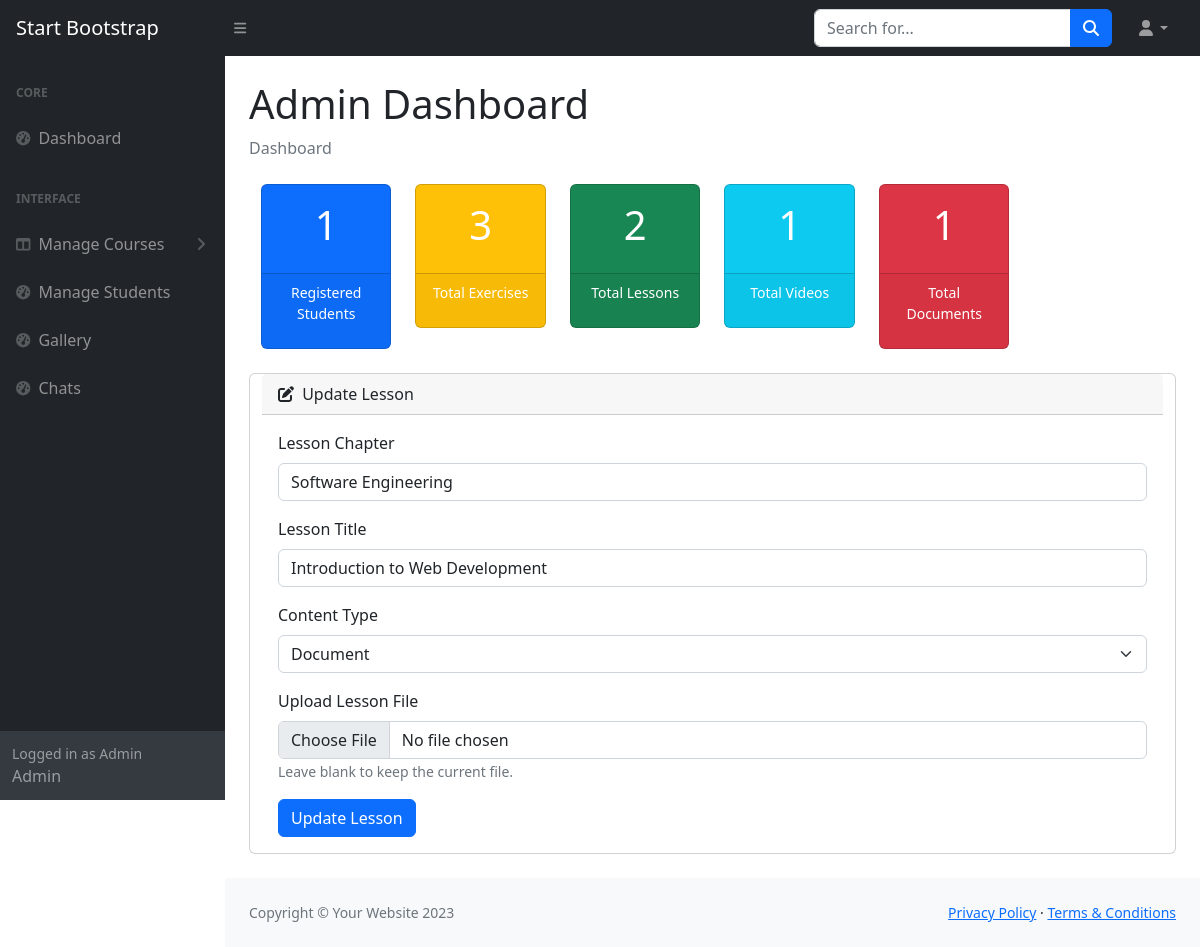
The app's page /admin/edit_lesson.php?q=edie&id=1 with its own data.
### tables this page shows
CREATE TABLE `tbllesson` (
  `LessonID` int(11) NOT NULL,
  `LessonChapter` varchar(90) NOT NULL,
  `LessonTitle` varchar(90) NOT NULL,
  `FileLocation` text NOT NULL,
  `Category` varchar(90) NOT NULL
);

### admin/classes/Courses.php (called while the page is built, shortened)
<?php
class Course
{
    private $conn;
    public function __construct()
    {
        include '../config/dbcon.php';
        $this->conn = $conn;
    }
    public function fetchLessonByID($lessonID)
    {
        $stmt = $this->conn->prepare("SELECT * FROM tbllesson WHERE LessonID = ?");
        $stmt->bind_param("i", $lessonID);
        if ($stmt->execute()) {
            $result = $stmt->get_result();
            return $result->fetch_assoc();
        } else {
            throw new Exception("Failed to fetch lesson: " . $this->conn->error);
        }
    }
}

### admin/edit_lesson.php (the view, shortened to what this page needs)
<?php
include_once './admin_includes/header.php';
include_once './admin_includes/aside.php';
include_once './admin_includes/action_buttons.php';
include_once 'classes/Courses.php';
$course = new Course();
if (isset($_GET['id'])) {
    $lessonID = $_GET['id'];
    $lesson = $course->fetchLessonByID($lessonID);
}
?>
<div class="card mb-4">
    <div class="card-header">
        <i class="fas fa-edit me-1"></i> Update Lesson
    </div>
    <div class="card-body">
        <form action="" method="POST" enctype="multipart/form-data">
            <div class="mb-3">
                <label for="lesson_chapter" class="form-label">Lesson Chapter</label>
                <input type="text" class="form-control" id="lesson_chapter" name="lesson_chapter" value="<?php echo htmlspecialchars($lesson['LessonChapter']); ?>" required>
            </div>
            <div class="mb-3">
                <label for="lesson_title" class="form-label">Lesson Title</label>
                <input type="text" class="form-control" id="lesson_title" name="lesson_title" value="<?php echo htmlspecialchars($lesson['LessonTitle']); ?>" required>
            </div>
            <div class="mb-3">
                <label for="category" class="form-label">Content Type</label>
                <select class="form-select" id="category" name="category">
                    <option value="doc" <?php echo $lesson['Category'] == 'doc' ? 'selected' : ''; ?>>Document</option>
                </select>
            </div>
            <div class="mb-3">
                <label for="lesson_file" class="form-label">Upload Lesson File</label>
                <input type="file" class="form-control" id="lesson_file" name="lesson_file">
                <small class="text-muted">Leave blank to keep the current file.</small>
            </div>
            <button type="submit" class="btn btn-primary">Update Lesson</button>
        </form>
    </div>
</div>
<?php include './admin_includes/footer.php'; ?>

### records on screen
tbllesson: lesson_chapter "Software Engineering", lesson_title "Introduction to Web Development", category "Document"

### other values on screen
$studentCount "1"
$exerciseCount "3"
$lessonCount "2"
$videoCount "1"
$documentCount "1"
